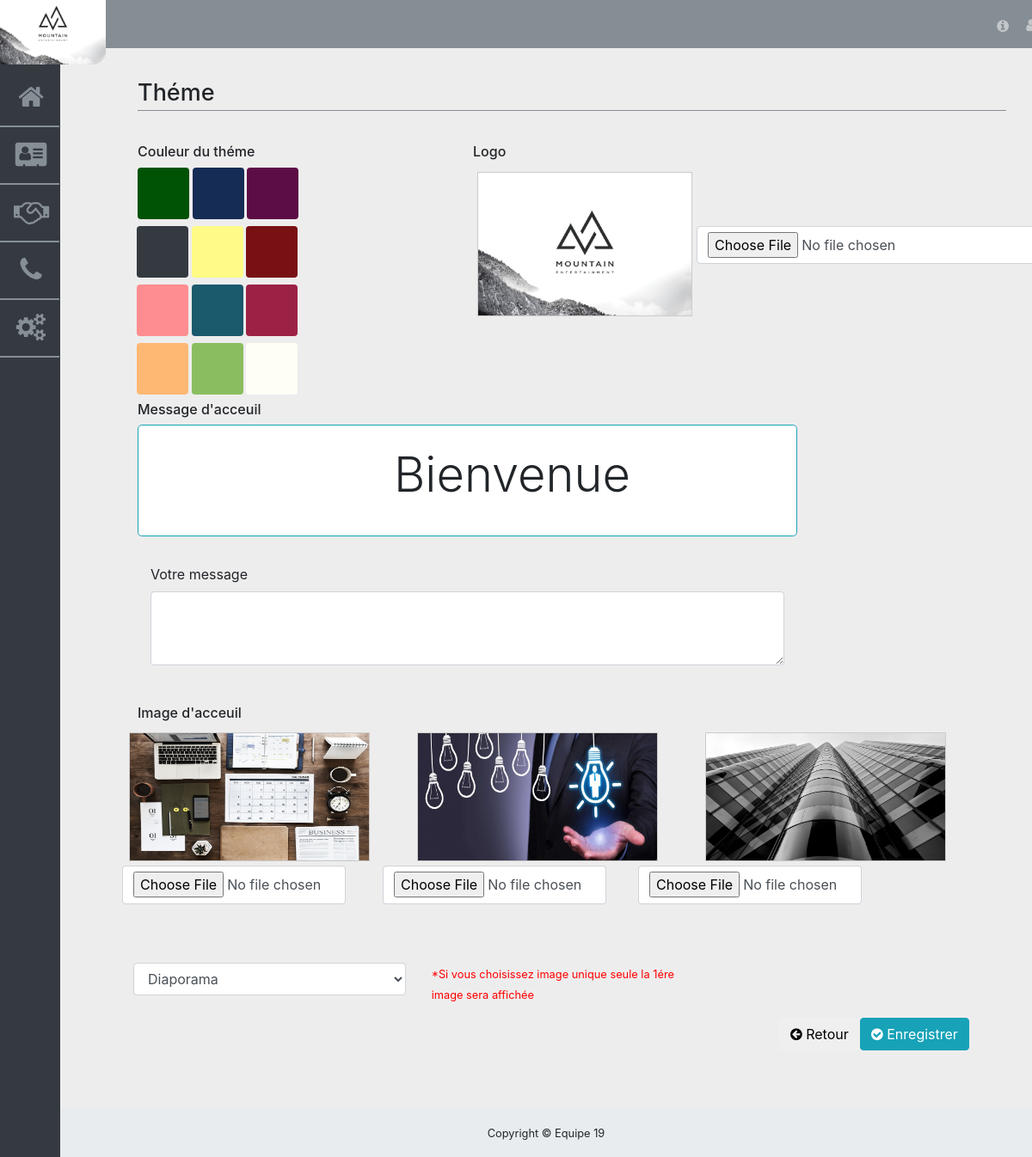
Page /?p=uptheme (signed in) on the committed database.
### tables this page shows
CREATE TABLE IF NOT EXISTS `parametres` (
  `specialite` varchar(255) NOT NULL,
  `adress` varchar(255) NOT NULL,
  `fax` varchar(255) NOT NULL,
  `adrgerant` varchar(255) NOT NULL,
  `msgacueille` text NOT NULL,
  `tel` varchar(30) NOT NULL,
  `gerant` varchar(255) NOT NULL,
  `raisonsocial` varchar(255) NOT NULL,
  `rc` varchar(255) NOT NULL,
  `siteweb` varchar(255) NOT NULL,
  `theme` varchar(20) NOT NULL,
  `logo` varchar(50) NOT NULL,
  `idfisc` varchar(30) NOT NULL,
  `imgacueille` varchar(255) DEFAULT NULL
);

### core/Controller/controller.php (called while the page is built, shortened)
<?php
class  Controller {
  public function render($vue,$array=[],$other=[])
  {
    $parametres = new Parametres ;
    $param = $parametres->liste();
    require 'app/views/'.$vue.'.php';
    $content = ob_get_clean();
    require 'app/views/templates/default.php';
  }
}

### app/controller/Paramcontroleur.php (called while the page is built, shortened)
<?php
class Paramcontroleur extends \core\Controller\controller{
	public function uptheme()
		{
			$this->render('theme');
		}
}

### Autoloader.php (called while the page is built, shortened)
<?php
class Autoloader
{
	static function Autoload($class_name,$name = '')
	{
		$class_name = str_replace('\\', '/', $class_name);
		$name = explode('/',$class_name);
		$name = end($name);
	}
}

### core/DataBase/database.php (called while the page is built, shortened)
<?php
class dataBase {
  	private $db_name = "rh";
    private $db_host = "localhost";
    private $db_user = "root";
    private $db_pass = "";
    private $pdo;
    private static $databaseInstance = null;
    private function __construct()
    {
        $this->pdo=new PDO('mysql:dbname='.$this->db_name.';localhost='.$this->db_host.'',''.$this->db_user.'',''.$this->db_pass.'');
    	$this->pdo->setAttribute(PDO::ATTR_ERRMODE,PDO::ERRMODE_EXCEPTION);
    }
    public static function getInstance()
    {
        if(self::$databaseInstance == null)
        {
            self::$databaseInstance = new dataBase();
        }
        return self::$databaseInstance;
    }
    public function query($statement)
    {
     $query=$this->pdo->query($statement);
     $result=$query->fetchAll(PDO::FETCH_OBJ);
     if(!empty($result))
     {
        return $result;
     }
     return false;
    }
	}

### core/Model/table.php (called while the page is built, shortened)
<?php
abstract class table
{
    public function __construct()
    {
        $this->db = DataBase::getInstance();
    }
}

### app/model/Parametres.php (called while the page is built, shortened)
<?php
class Parametres extends \core\Model\table
{
	public function liste()
	{
		return ($this->db->query('SELECT * FROM parametres'));
	}
}

### app/views/theme.php (the view, shortened to what this page needs)
    <h6 class="titre">Théme </h6>
    <link href="public/css/formulairestyle.css" rel="stylesheet">
    <div class="row">
    <div class="col-md-3">
      <div class="btn-group" data-toggle="buttons">
        <form action=<?php echo'?p=uptheme';?> method="post" enctype="multipart/form-data">
          <h6> Couleur du théme </h6>
          <label class="btn col btn-green1 ">
    			</label>
    			<label class="btn col btn-blue1">
    			</label>
    			<label class="btn col btn-blue2">
    			</label>
    			<label class="btn col btn-black" >
    			</label>
    			<label class="btn col btn-yellow">
    			</label>
    			<label class="btn col btn-red">
          </label>
          <label class="btn col btn-pink">
          </label>
          <label class="btn col btn-indigo">
          </label>
          <label class="btn col btn-magenta">
          </label>
          <label class="btn col btn-orange">
          </label>
          <label class="btn col btn-green">
          </label>
          <label class="btn col btn-white">
          </label>
  	</div>
 </div>
 <div class="col-md-5"style="position:relative ; left: 130px; ">
   <h6> Logo </h6>
   <div class="gallery" style="height:168px; width:250px;">
       <img src="<?=$param[0]->logo?>" alt="Fjords" width="300" height="200"style="height:166px;width:248px;">
   </div>
<input type="file" name="logo" class="form-control" style="position:relative; Top:-110px;left : 260px; cursor:pointer;">
</div>
<div class="col-md-10">
  <h6> Message d'acceuil </h6>
  <div class="jumbotron msgacc col-md-11 border border-info" style="height:130px;background-color:#FFFFFF;">
    <div class="container">
      <h1 class="display-4" style="position:relative;top:-40px;left:250px"><?=$param[0]->msgacueille?></h1>
    </div>
  </div>
    <div class="form-group col-md-11">
      <label for="inputmsg">Votre message</label>
      <textarea class="form-control formu1" id="inputmsg" rows="3" name="msgacueille" maxlength="10" ></textarea>
    </div>
</div>
<div class="col-md-12"style="position:relative ; top : 30px;">
  <h6> Image d'acceuil </h6>
  <div class="row">
  <div class="gallery " style="width:280px; height:150px; margin-right:50px;">
    <?php $img = explode('?',$param[0]->imgacueille);?>
      <img src="<?=$img[0]?>" alt="Image 1" width="280" height="150" style="width:278px; height:148px;">
  </div>
  <div class="gallery " style="width:280px; height:150px;margin-right:50px;">
      <img src="<?=$img[1]?>" alt="Image 2" width="300" height="200" style="width:278px; height:148px;">
  </div>
  <div class="gallery" style="width:280px; height:150px;margin-right:50px;">
      <img src="<?=$img[2]?>" alt="Image 3" width="300" height="200" style="width:278px; height:148px;">
  </div>
</div>
<div class="row">
<input type="file" name="imgac1" class="form-control col-md-3" value="Image 1" style="height: 45px;cursor:pointer;margin-right:50px;margin-left:-3px;">
<input type="file" name="imgac2" class="form-control col-md-3" value="Image 2" style="height: 45px;cursor:pointer;margin-right:50px;margin-left:-7px;">
<input type="file" name="imgac3" class="form-control col-md-3" value="Image 3" style="height: 45px;cursor:pointer;margin-right:60px;margin-left:-13px;">
</div>
<br><br>
<div style="position: relative;right: 5px; top:20px;" >
<div class="row">
  <div class="form-group col-md-4" >
    <select  class="form-control " name="diapo" >
      <option value="non" <?php if ($img[3]=='non') {echo 'selected="selected"';}?>>Diaporama</option>
    </select>
  </div>
  <div class="col-md-4">
    <small style="color:red;"> *Si vous choisissez image unique seule la 1ére image sera affichée </small>
  </div>
</div>
</div>
  <button type="submit" class="btn btn-info" style="margin-top:30px;position:relative;left:840px;"><i class="fa fa-check-circle"></i> Enregistrer </button>
</div>
</div>
<a href="?p=param"><button  class="btn btn-xl btn-default" href="index.html" style="margin-top:30px;position:relative;top:-38px;left:746px;"><i class="fa fa-arrow-circle-left"></i> Retour</button></a>

### app/views/templates/default.php (shortened to what this page needs)
<!DOCTYPE html>
<html lang="fr">
<head>
  <link href="app/views/templates/vendor/bootstrap/css/bootstrap.min.css" rel="stylesheet">
  <link href="app/views/templates/vendor/font-awesome/css/font-awesome.min.css" rel="stylesheet" type="text/css">
  <link href="app/views/templates/fontawesome.min.css" rel="stylesheet" type="text/css">
  <link href="app/views/templates/vendor/datatables/dataTables.bootstrap4.css" rel="stylesheet">
  <link href="app/views/templates/css/sb-admin.css" rel="stylesheet">
</head>
<body class="fixed-nav sticky-footer bg-dark" id="page-top">
  <nav class="navbar navbar-expand-lg navbar-dark bg-dark fixed-top binks" id="mainNav">
    <div class="collapse navbar-collapse" id="navbarResponsive">
      <ul class="navbar-nav navbar-sidenav " id="exampleAccordion">
        <li class="nav-item" data-toggle="tooltip" data-placement="right" title="Acceuil" >
          <a class="nav-link nani"  href="?p=home">
            <i class="fa fa-fw fa-home fa-2x" ></i>
          </a>
        </li>
        <li class="nav-item "  data-toggle="tooltip" data-placement="right" title="GestionAd" >
          <a class="nav-link nani" href="?p=administration">
            <i class="fa fa-fw fa-address-card fa-2x "></i>
          </a>
        </li>
        <li class="nav-item"  data-toggle="tooltip" data-placement="right" title="Recrutements" >
          <a class="nav-link nani" href="?p=recrutement">
            <i class="fa fa-fw fa-handshake fa-2x "></i>
          </a>
        </li>
        <li class="nav-item " data-toggle="tooltip" data-placement="right" title="Annuaire" >
          <a class="nav-link nani" href="?p=annuaire">
            <i class="fa fa-fw fa-phone fa-2x "></i>
          </a>
        </li>
        <?php
        if ($_SESSION['type']=='admin')
        {?>
        <li class="nav-item "  data-toggle="tooltip" data-placement="right" title="Parametres" >
          <a class="nav-link nani" href="?p=param">
            <i class="fa fa-fw fa-cogs fa-2x "></i>
          </a>
        </li>
    <?php  }?>
      </ul>
      <img src="<?=$param[0]->logo?>" alt="Avatar"  class="avatar">
      <div class="sup">
      <ul class="navbar-nav ml-auto">
              <a href="?p=manuel" target="_blank"  class="nav-link" style="cursor:pointer; position:relative; left:-10px;top:1px;"><i class="fa fa-fw fa-info-circle"></i></a>
        <li class="nav-item dropdown">
          <a class="nav-link" id="deroul">
            <i class="fa fa-fw fa-user"></i><?=$_SESSION['identifiant']?></a>
        </li>
      </ul>
    </div>
</div>
  </nav>
  <div class="content-wrapper ">
  <div class="interne">
    <?=$content?>
</div>
</div>
    <footer class="sticky-footer">
      <div class="container">
        <div class="text-center">
          <small> Copyright © Equipe 19 </small>
        </div>
      </div>
    </footer>
</body>
</html>

### app/views/templates/css/sb-admin.css (style rules this page uses)
html { position: relative; min-height: 100%; }
body { overflow-x: hidden; }
body.sticky-footer { margin-bottom: 56px; }
body.sticky-footer .content-wrapper { min-height: calc(100vh - 56px - 56px); }
body.fixed-nav { padding-top: 56px; }
.content-wrapper { min-height: calc(100vh - 56px); padding-top: 1rem; }
#mainNav .navbar-collapse { overflow: auto; max-height: 300vh; min-height: none; }
#mainNav .navbar-collapse .navbar-nav .nav-item .nav-link { cursor: pointer; }
#mainNav .navbar-collapse .navbar-nav > .nav-item.dropdown > .nav-link { position: relative; min-width: 45px; right:13px; }
#mainNav .navbar-collapse .navbar-nav > .nav-item.dropdown > .nav-link:after { float: right; width: auto; content: '\f105'; border: none; font-family: 'FontAwesome'; }
@media (min-width: 992px) { #mainNav .navbar-collapse { overflow: visible; max-height: none; } }
@media (min-width: 992px) { #mainNav .navbar-collapse .navbar-sidenav { position: absolute; top: 0px; left: 0; -webkit-flex-direction: column; -ms-flex-direction: column; flex-direction: column; margin-top: 56px; } }
@media (min-width: 992px) { #mainNav .navbar-collapse .navbar-sidenav > .nav-item { width: 69px } }
@media (min-width: 992px) { #mainNav .navbar-collapse .navbar-sidenav > .nav-item > .nav-link { padding: 1em; } }
@media (min-width: 992px) { #mainNav .navbar-collapse .navbar-nav > .nav-item.dropdown > .nav-link { min-width: 0; } }
@media (min-width: 992px) { #mainNav .navbar-collapse .navbar-nav > .nav-item.dropdown > .nav-link:after { width: 24px; text-align: center; } }
@media (min-width: 992px ) { #mainNav.fixed-top .navbar-sidenav { height: calc(100vh ); } }
.content-wrapper { overflow-x: hidden; background: white; }
@media (min-width: 992px) { .content-wrapper { margin-left: 70px; } }
#mainNav.navbar-dark .navbar-collapse .navbar-sidenav > .nav-item > .nav-link { color: #868e96; }
#mainNav.navbar-dark .navbar-collapse .navbar-nav > .nav-item.dropdown > .nav-link:after { color: #adb5bd; }
@media (min-width: 992px) { #mainNav.navbar-dark .navbar-collapse .navbar-sidenav { background: #343a40; } }
@media (min-width: 992px) { footer.sticky-footer { position: absolute; right: 0; bottom: 0; width: 100%; height: 56px; background-color: #e9ecef; line-height: 55px; } }
@media (min-width: 992px) { .dropdown { position: relative; display: inline-block; } }
@media (min-width: 992px) { .avatar { vertical-align: middle; width: 123px; height: 93px; margin: 0; padding: 0; border-radius: 5px; } }
@media (min-width: 992px) { body .nav-item { margin:0px; } }
@media (min-width: 992px) { .interne { margin: 30px; margin-top: 50px; margin-left: 90px; width: auto; position: center; } }
@media (min-width: 992px) { .nani { border-width:2.2px; border-bottom-style: solid; position: relative; top: 25px; } }

### public/css/formulairestyle.css (style rules this page uses)
.titre { position: relative; top: -30px; font-size: 27px; border-width:0.1px; padding-bottom:4px; border-bottom-style:solid; border-color:#868e95; }
.formu1 { position: center; margin-right: auto; }

### app/views/templates/default.php (style rules this page uses)
.navbar-collapse { min-height: none; height: 20px; }
.avatar { position: relative; right: 16px; vertical-align: middle; width: 123px; height: 93px; margin: 0; padding: 0; border-bottom-right-radius: 15px; }
.ml-auto { position: relative; left : 1035px; top: 9px; }
.content-wrapper { background-color: #EEEDED; }

### app/views/theme.php (style rules this page uses)
.btn-green1 { background: #005205; }
.btn-blue1 { background: #152C55; }
.btn-yellow { background: #FFFB86; }
.btn-red { background: #791114; }
.btn-blue2 { background: #5D0D45; }
.btn-indigo { background: #1B596D; }
.btn-magenta { background: #9C2245; }
.btn-green { background: #8ABD5F; }
.btn-orange { background: #FFB874; }
.btn-white { background: #FEFEF6; }
.btn-pink { background-color:#FD8D90; }
.btn-black { background-color: #343a40; }
.col { width: 60px; height: 60px; }
div.gallery { margin: 5px; border: 1px solid #ccc; float: left; width: 250px; }
div.gallery img { width: 100%; height: auto; }

### rows in the picture
parametres: logo (picture), msgacueille "Bienvenue", diapo "Diaporama"
